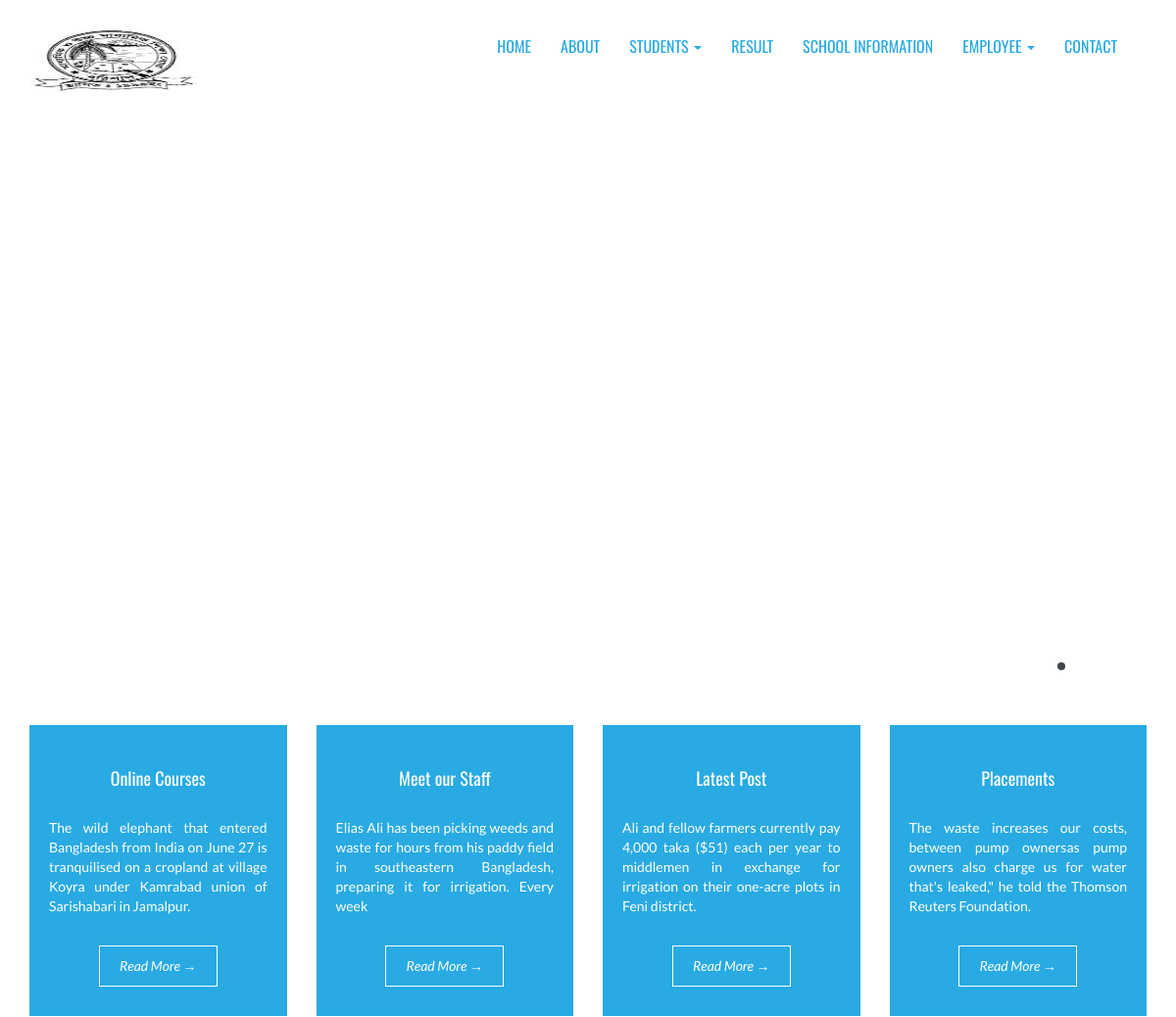
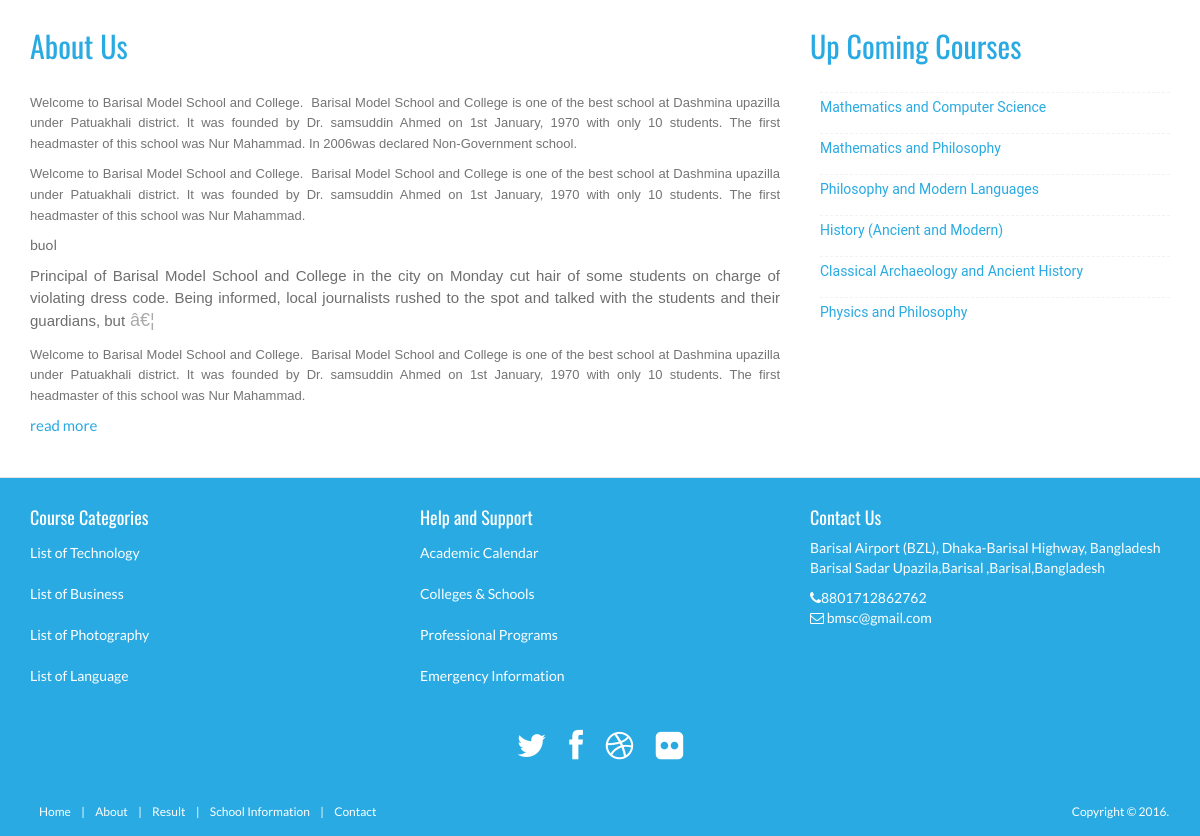
The page / on the database its author committed (2 pictures, top to bottom).
### tables this page shows
CREATE TABLE IF NOT EXISTS `tbl_box` (
  `box_id` int(3) NOT NULL AUTO_INCREMENT,
  `box_title` varchar(100) NOT NULL,
  `box_description` text NOT NULL,
  `publication_status` tinyint(1) NOT NULL,
  PRIMARY KEY (`box_id`)
);

CREATE TABLE IF NOT EXISTS `tbl_article` (
  `article_id` int(3) NOT NULL AUTO_INCREMENT,
  `article_title` varchar(200) NOT NULL,
  `article_description` text NOT NULL,
  `publication_status` tinyint(1) NOT NULL,
  PRIMARY KEY (`article_id`)
);

CREATE TABLE IF NOT EXISTS `tbl_upcomming_courses` (
  `upcomming_courses_id` int(3) NOT NULL AUTO_INCREMENT,
  `title` varchar(100) NOT NULL,
  `name` varchar(256) NOT NULL,
  `publication_status` tinyint(1) NOT NULL,
  PRIMARY KEY (`upcomming_courses_id`)
);

CREATE TABLE IF NOT EXISTS `tbl_category` (
  `category_id` int(3) NOT NULL AUTO_INCREMENT,
  `category_name` varchar(100) NOT NULL,
  `category_description` text NOT NULL,
  `publication_status` tinyint(1) NOT NULL,
  PRIMARY KEY (`category_id`)
);

CREATE TABLE IF NOT EXISTS `tbl_admission` (
  `admission_id` int(3) NOT NULL AUTO_INCREMENT,
  `admission_title` varchar(256) NOT NULL,
  `admission_description` text NOT NULL,
  `publication_status` smallint(1) NOT NULL,
  PRIMARY KEY (`admission_id`)
);

CREATE TABLE IF NOT EXISTS `tbl_address` (
  `address_id` int(3) NOT NULL AUTO_INCREMENT,
  `address` varchar(300) NOT NULL,
  `email` varchar(256) NOT NULL,
  `phone` varchar(15) NOT NULL,
  `publication_status` tinyint(1) NOT NULL,
  PRIMARY KEY (`address_id`)
);

### classes/application.php (called while the page is built, shortened)
<?php
class Application {
    private $db_connect;
    public function __construct() {
        $host_name = 'localhost';
        $user_name = 'root';
        $password = '';
        $db_name = 'school-management-system';
        $this->db_connect = mysqli_connect($host_name, $user_name, $password, $db_name);
    }
    public function select_all_article_info() {
        $sql = "SELECT * FROM tbl_article WHERE publication_status=1";
        if (mysqli_query($this->db_connect, $sql)) {
            $query_result = mysqli_query($this->db_connect, $sql);
            return $query_result;
        } else {
            die('Query Problem' . mysqli_error($this->db_connect));
        }
    }
    public function select_all_upcomming_courses_info() {
        $sql = "SELECT * FROM tbl_upcomming_courses WHERE publication_status=1";
        if (mysqli_query($this->db_connect, $sql)) {
            $query_result = mysqli_query($this->db_connect, $sql);
            return $query_result;
        } else {
            die('Query Problem' . mysqli_error($this->db_connect));
        }
    }
    public function select_all_contact_info() {
        $sql = "SELECT * FROM tbl_address WHERE publication_status=1";
        if (mysqli_query($this->db_connect, $sql)) {
            $query_result = mysqli_query($this->db_connect, $sql);
            return $query_result;
        } else {
            die('Query Problem' . mysqli_error($this->db_connect));
        }
    }
    public function select_box_info() {
        $sql = "SELECT * FROM tbl_box WHERE publication_status=1";
        if (mysqli_query($this->db_connect, $sql)) {
            $query_result = mysqli_query($this->db_connect, $sql);
            return $query_result;
        } else {
            die('Query Problem' . mysqli_error($this->db_connect));
        }
    }
    public function select_all_category_info() {
        $sql = "SELECT * FROM tbl_category WHERE publication_status=1";
        if (mysqli_query($this->db_connect, $sql)) {
            $query_result = mysqli_query($this->db_connect, $sql);
            return $query_result;
        } else {
            die('Query Problem' . mysqli_error($this->db_connect));
        }
    }
    public function select_admission_info() {
        $sql = "SELECT * FROM tbl_admission WHERE publication_status=1";
        if (mysqli_query($this->db_connect, $sql)) {
            $query_result = mysqli_query($this->db_connect, $sql);
            return $query_result;
        } else {
            die('Query Problem' . mysqli_error($this->db_connect));
        }
    }
}

### pages/home_content.php (the view, shortened to what this page needs)
<?php
   $query_result= $obj_app->select_all_article_info();
   $query_result2= $obj_app->select_all_upcomming_courses_info();
   $query_result3= $obj_app->select_box_info();
?>
<header id="head">
    <div class="container">
        <div class="fluid_container">
            <div class="camera_wrap camera_emboss pattern_1" id="camera_wrap_4">
            </div>
        </div>
    </div>
</header>
<div class="container">
    <div class="row">
        <?php while($box_info=mysqli_fetch_assoc($query_result3)) {?>
        <div class="col-md-3">
            <div class="grey-box-icon b4">
                <h4><?php echo $box_info['box_title'];?></h4>
                <p align="justify"><?php echo $box_info['box_description'];?></p>
                <p><a href="#"><em>Read More →</em></a></p>
            </div>
        </div>
        <?php }?>
    </div>
</div>
<section class="container">
    <div class="row">
        <div class="col-md-8"><div class="title-box clearfix "><h2 class="title-box_primary">About Us</h2></div>
            <?php while($article_info=mysqli_fetch_assoc($query_result)){ ?>
            <p align="justify"><span><?php echo $article_info['article_description'];?></span></p>
           <?php }?>
            <a href="#" title="read more" class="btn-inline " target="_self">read more</a> </div>
        <div class="col-md-4"><div class="title-box clearfix "><h2 class="title-box_primary">Up Coming Courses</h2></div>
            <div class="list styled custom-list">
                <?php while($upcomming_courses_info=mysqli_fetch_assoc($query_result2)){ ?>
                <ul>
                    <li><a title="Snatoque penatibus et magnis dis partu rient montes ascetur ridiculus mus." href="#"><?php echo $upcomming_courses_info['name'];?></a></li>
                </ul>
                <?php }?>
            </div>
        </div>
    </div>
</section>

### include/footer.php (shortened to what this page needs)
<?php
$query_result = $obj_app->select_all_contact_info();
$query_result1 = $obj_app->select_all_category_info();
$query_result2 = $obj_app->select_admission_info();
?>
<footer id="footer">
    <div class="container">
        <div class="row">
            <div class="footerbottom">
                <div class="col-md-4 col-sm-6">
                    <div class="footerwidget">
                        <h4>
                            Course Categories
                        </h4>
                        <div class="menu-course">
                            <?php while ($category_info = mysqli_fetch_assoc($query_result1)) { ?>
                                <ul class="menu">
                                    <li><a href="#"> <?php echo $category_info['category_name']; ?></a></li>
                                </ul>
                            <?php } ?>
                        </div>
                    </div>
                </div>
                <div class="col-md-4 col-sm-6">
                    <div class="footerwidget">
                        <h4>
                            Help and Support
                        </h4>
                        <?php while ($admission_info = mysqli_fetch_assoc($query_result2)) { ?>
                                <ul class="menu">
                                    <li><a href="#"> <?php echo $admission_info['admission_title']; ?></a></li>
                                </ul>
                            <?php } ?>
                    </div>
                </div>
                <div class="col-md-4 col-sm-6">
                    <div class="footerwidget">
                        <h4>Contact Us</h4>
                        <?php while ($contact_info = mysqli_fetch_assoc($query_result)) { ?>
                            <p><?php echo $contact_info['address']; ?></p>
                            <div class="contact-info">
                                <i class="fa fa-phone"></i><?php echo $contact_info['phone']; ?><br>
                                <i class="fa fa-envelope-o"></i> <?php echo $contact_info['email']; ?>
                            </div>
                        <?php } ?>
                    </div>
                </div>
            </div>
        </div>
        <div class="social text-center">
            <a href="https://twitter.com/" target="_blank"><i title="tweeter" class="fa fa-twitter"></i></a>
            <a href="https://www.facebook.com/" target="_blank"><i title="facebook" class="fa fa-facebook"></i></a>
            <a href="https://dribbble.com/" target="_blank"><i title="dribbble" class="fa fa-dribbble"></i></a>
            <a href="https://www.flickr.com" target="_blank"><i title="flickr" class="fa fa-flickr"></i></a>
        </div>
    </div>
    <div class="footer2">
        <div class="container">
            <div class="row">
                <div class="col-md-6 panel">
                    <div class="panel-body">
                        <p class="simplenav">
                            <a href="index.php">Home</a> |
                            <a href="about.php">About</a> |
                            <a href="result.php">Result</a> |
                            <a href="school_info.php">School Information</a> |
                            <a href="contact.php">Contact</a>
                    </div>
                </div>
                <div class="col-md-6 panel">
                    <div class="panel-body">
                        <p class="text-right">
                            Copyright &copy; 2016.
                        </p>
                    </div>
                </div>
            </div>
        </div>
    </div>
</footer>

### assets/front_end_assets/css/style.css (style rules this page uses)
body { font-family: 'Lato', sans-serif; font-weight: normal; color: #6E6E6E; }
h1, h2, h3, h4, h5, h6 { font-weight: normal; font-family: 'Oswald', sans-serif; }
h1, .h1, h2, .h2, h3, .h3 { margin-top: 30px; }
h2 { margin: 30px 0; color: #29AAE2; }
a { color:#3d84e6; }
.btn-inline { color: #29AAE2; font-size: 15px; }
.b4 { color:#fff; background: #29AAE2; }
.grey-box-icon h4 { padding:20px 0; }
.grey-box-icon a { margin: 20px 0 0; color: #fff; padding: 10px 20px; border: 1px solid #fff; display: inline-block; }
#head { background-size: cover; height: 600px; text-align: center; color: white; font-weight: 300; position: relative; background-position-x: center; }
.fluid_container { bottom: 0; height: 100%; left: 0; right: 0; top: 0; z-index: 0; }
#camera_wrap_4 { bottom: 0; height: 100%; left: 0; margin-bottom: 0!important; position: absolute; right: 0; top: 0; }
.panel { margin-bottom: 0px; background-color: transparent; border: 1px solid transparent; border-radius: 0px; -webkit-box-shadow: none; box-shadow: none; }
.panel-body { padding: 0px; }
ul, .list.custom-list ul { margin: 0 0 11px; list-style-type: none; padding-left: 10px; }
.list.custom-list ul li { margin: 0; padding: 4px 0 5px 0px; border-top: 1px dashed #f2f2f2; position: relative; }
.list.custom-list ul li a { font: 14px/1.2em 'Roboto', sans-serif; color: #29AAE2; text-transform: none; display: inline; position: relative; }
footer { border-top: 1px solid #e5e5e5; background: #29AAE2; margin-top: 40px; padding-top: 20px; color: #fff; }
ul.menu { padding: 0px; }
.menu li { padding: 5px 0px; }
.menu li a { color: #FFFFFF; }
.social { margin: 20px 0; }
.social a { font-size: 32px; margin: 0 10px; color: #FFFFFF; }
.footer2 { background: #29AAE2; padding: 15px 0; color: #aaa; font-size: 12px; }
.footer2 a { color: #FFF; }
.footer2 p { margin: 0; color: #fff; }
footer ul li { list-style: none; }
.footer2 a { padding: 4px 8px; }
.grey-box-icon { padding: 15px 20px 20px 20px; text-align: center; margin-top: 40px; position: relative; }

### assets/front_end_assets/css/camera.css (style rules this page uses)
.camera_wrap { direction: ltr; display: none; float: left; position: relative; z-index: 0; }
.camera_wrap { width: 100%; }

### rows shown on the page
tbl_box: box_title "Online Courses", box_description "The wild elephant that entered Bangladesh from India on June 27 is tranquilised on a cropland at village Koyra under Kamrabad union of Sarishabari in Jamalpur."
tbl_box: box_title "Meet our Staff", box_description "Elias Ali has been picking weeds and waste for hours from his paddy field in southeastern Bangladesh, preparing it for irrigation. Every week"
tbl_box: box_title "Latest Post", box_description "Ali and fellow farmers currently pay 4,000 taka ($51) each per year to middlemen in exchange for irrigation on their one-acre plots in Feni district."
tbl_box: box_title "Placements", box_description "The waste increases our costs, between pump ownersas pump owners also charge us for water that's leaked,\" he told the Thomson Reuters Foundation."
tbl_article: article_description "Welcome to Barisal Model School and College. Barisal Model School and College is one of the best school at Dashmina upazilla under Patuakhali district. It was founded by Dr. samsuddin Ahmed on 1st January, 1970 with only 10 students. The first headmaster of this school was Nur Mahammad. In 2006was declared Non-Government school."
tbl_article: article_description "Welcome to Barisal Model School and College. Barisal Model School and College is one of the best school at Dashmina upazilla under Patuakhali district. It was founded by Dr. samsuddin Ahmed on 1st January, 1970 with only 10 students. The first headmaster of this school was Nur Mahammad."
tbl_article: article_description "buol"
tbl_article: article_description "Principal of Barisal Model School and College in the city on Monday cut hair of some students on charge of violating dress code. Being informed, local journalists rushed to the spot and talked with the students and their guardians, but â€¦"
tbl_article: article_description "Welcome to Barisal Model School and College. Barisal Model School and College is one of the best school at Dashmina upazilla under Patuakhali district. It was founded by Dr. samsuddin Ahmed on 1st January, 1970 with only 10 students. The first headmaster of this school was Nur Mahammad."
tbl_upcomming_courses: name "Mathematics and Computer Science"
tbl_upcomming_courses: name "Mathematics and Philosophy"
tbl_upcomming_courses: name "Philosophy and Modern Languages"
tbl_upcomming_courses: name "History (Ancient and Modern)"
tbl_upcomming_courses: name "Classical Archaeology and Ancient History"
tbl_upcomming_courses: name "Physics and Philosophy"
tbl_category: category_name "List of Technology"
tbl_category: category_name "List of Business"
tbl_category: category_name "List of Photography"
tbl_category: category_name "List of Language"
tbl_admission: admission_title "Academic Calendar"
tbl_admission: admission_title "Colleges & Schools"
tbl_admission: admission_title "Professional Programs"
tbl_admission: admission_title "Emergency Information"
tbl_address: address "Barisal Airport (BZL), Dhaka-Barisal Highway, Bangladesh Barisal Sadar Upazila,Barisal ,Barisal,Bangladesh", phone "8801712862762", email "bmsc@gmail.com"
